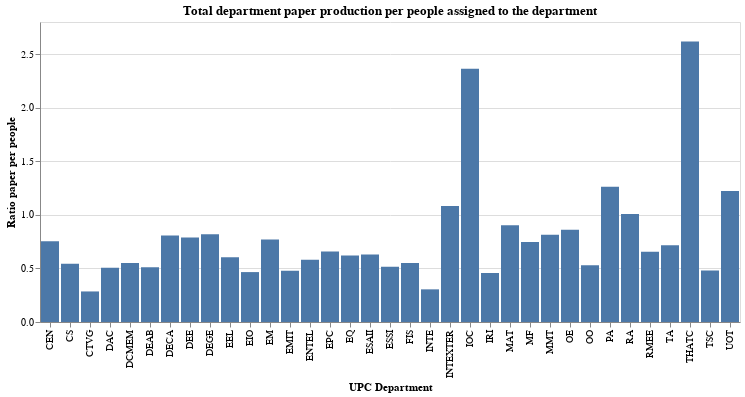

Notebook cell for this chart:
### Markdown cell above
## Exercise 4.2: Making of visualizations
Now we can start making the visualization. We will begin by identifying the objective that we want to fulfill, that is to compare quantities. That can be easilly done by the tipical bar chart with nominal values under and quantities in the vertical axis. We will also sort the bar chart alphabetically. We will see how it looks.

We will define now the title of this visualization. As we are comparing ratios, we considered to name it: "Total department paper production per people assigned to the department". We will also name the axis, takin the ratio axis as: 'Ratio paper per people'; and the UPC Department: 'UPC Department'.

### Code cell
alt.Chart(df4_complete).mark_bar().encode(
    x=alt.X('DEPARTAMENT UPC ACRO:N', title='UPC Department', sort='x'),
    y=alt.Y('RATIO_PAPERS_PER_PEOPLE:Q', title='Ratio paper per people')
).properties (
    title="Total department paper production per people assigned to the department"
)

### Figure 1 — Vega-Lite specification as saved in the notebook (floating-point values rounded to 4 significant figures)
{"config": {"view": {"continuousWidth": 400, "continuousHeight": 300}}, "data": {"name": "data-e87f58eb182ac3e7aad57ba41212a17b"}, "mark": "bar", "encoding": {"x": {"field": "DEPARTAMENT UPC ACRO", "sort": "x", "title": "UPC Department", "type": "nominal"}, "y": {"field": "RATIO_PAPERS_PER_PEOPLE", "title": "Ratio paper per people", "type": "quantitative"}}, "title": "Total department paper production per people assigned to the department", "$schema": "https://vega.github.io/schema/vega-lite/v4.17.0.json", "datasets": {"data-e87f58eb182ac3e7aad57ba41212a17b": [{"index": 0, "DEPARTAMENT UPC ACRO": "CEN", "COUNT_PAPERS": 187, "COUNT_PEOPLE": 248, "RATIO_PAPERS_PER_PEOPLE": 0.754}, {"index": 1, "DEPARTAMENT UPC ACRO": "CS", "COUNT_PAPERS": 1089, "COUNT_PEOPLE": 2004, "RATIO_PAPERS_PER_PEOPLE": 0.5434}, {"index": 2, "DEPARTAMENT UPC ACRO": "CTVG", "COUNT_PAPERS": 150, "COUNT_PEOPLE": 526, "RATIO_PAPERS_PER_PEOPLE": 0.2852}, {"index": 3, "DEPARTAMENT UPC ACRO": "DAC", "COUNT_PAPERS": 1205, "COUNT_PEOPLE": 2377, "RATIO_PAPERS_PER_PEOPLE": 0.5069}, {"index": 4, "DEPARTAMENT UPC ACRO": "DCMEM", "COUNT_PAPERS": 1839, "COUNT_PEOPLE": 3345, "RATIO_PAPERS_PER_PEOPLE": 0.5498}, {"index": 5, "DEPARTAMENT UPC ACRO": "DEAB", "COUNT_PAPERS": 783, "COUNT_PEOPLE": 1534, "RATIO_PAPERS_PER_PEOPLE": 0.5104}, {"index": 6, "DEPARTAMENT UPC ACRO": "DECA", "COUNT_PAPERS": 4721, "COUNT_PEOPLE": 5842, "RATIO_PAPERS_PER_PEOPLE": 0.8081}, {"index": 7, "DEPARTAMENT UPC ACRO": "DEE", "COUNT_PAPERS": 1031, "COUNT_PEOPLE": 1309, "RATIO_PAPERS_PER_PEOPLE": 0.7876}, {"index": 8, "DEPARTAMENT UPC ACRO": "DEGE", "COUNT_PAPERS": 462, "COUNT_PEOPLE": 564, "RATIO_PAPERS_PER_PEOPLE": 0.8191}, {"index": 9, "DEPARTAMENT UPC ACRO": "EEL", "COUNT_PAPERS": 1902, "COUNT_PEOPLE": 3147, "RATIO_PAPERS_PER_PEOPLE": 0.6044}, {"index": 10, "DEPARTAMENT UPC ACRO": "EIO", "COUNT_PAPERS": 798, "COUNT_PEOPLE": 1713, "RATIO_PAPERS_PER_PEOPLE": 0.4658}, {"index": 11, "DEPARTAMENT UPC ACRO": "EM", "COUNT_PAPERS": 611, "COUNT_PEOPLE": 793, "RATIO_PAPERS_PER_PEOPLE": 0.7705}, {"index": 12, "DEPARTAMENT UPC ACRO": "EMIT", "COUNT_PAPERS": 537, "COUNT_PEOPLE": 1121, "RATIO_PAPERS_PER_PEOPLE": 0.479}, {"index": 13, "DEPARTAMENT UPC ACRO": "ENTEL", "COUNT_PAPERS": 553, "COUNT_PEOPLE": 952, "RATIO_PAPERS_PER_PEOPLE": 0.5809}, {"index": 14, "DEPARTAMENT UPC ACRO": "EPC", "COUNT_PAPERS": 645, "COUNT_PEOPLE": 979, "RATIO_PAPERS_PER_PEOPLE": 0.6588}, {"index": 15, "DEPARTAMENT UPC ACRO": "EQ", "COUNT_PAPERS": 2589, "COUNT_PEOPLE": 4167, "RATIO_PAPERS_PER_PEOPLE": 0.6213}, {"index": 16, "DEPARTAMENT UPC ACRO": "ESAII", "COUNT_PAPERS": 1503, "COUNT_PEOPLE": 2386, "RATIO_PAPERS_PER_PEOPLE": 0.6299}, {"index": 17, "DEPARTAMENT UPC ACRO": "ESSI", "COUNT_PAPERS": 262, "COUNT_PEOPLE": 507, "RATIO_PAPERS_PER_PEOPLE": 0.5168}, {"index": 18, "DEPARTAMENT UPC ACRO": "FIS", "COUNT_PAPERS": 3183, "COUNT_PEOPLE": 5792, "RATIO_PAPERS_PER_PEOPLE": 0.5496}, {"index": 19, "DEPARTAMENT UPC ACRO": "INTE", "COUNT_PAPERS": 110, "COUNT_PEOPLE": 361, "RATIO_PAPERS_PER_PEOPLE": 0.3047}, {"index": 20, "DEPARTAMENT UPC ACRO": "INTEXTER", "COUNT_PAPERS": 53, "COUNT_PEOPLE": 49, "RATIO_PAPERS_PER_PEOPLE": 1.082}, {"index": 21, "DEPARTAMENT UPC ACRO": "IOC", "COUNT_PAPERS": 52, "COUNT_PEOPLE": 22, "RATIO_PAPERS_PER_PEOPLE": 2.364}, {"index": 22, "DEPARTAMENT UPC ACRO": "IRI", "COUNT_PAPERS": 236, "COUNT_PEOPLE": 516, "RATIO_PAPERS_PER_PEOPLE": 0.4574}, {"index": 23, "DEPARTAMENT UPC ACRO": "MAT", "COUNT_PAPERS": 3524, "COUNT_PEOPLE": 3906, "RATIO_PAPERS_PER_PEOPLE": 0.9022}, {"index": 24, "DEPARTAMENT UPC ACRO": "MF", "COUNT_PAPERS": 552, "COUNT_PEOPLE": 739, "RATIO_PAPERS_PER_PEOPLE": 0.747}, {"index": 25, "DEPARTAMENT UPC ACRO": "MMT", "COUNT_PAPERS": 572, "COUNT_PEOPLE": 702, "RATIO_PAPERS_PER_PEOPLE": 0.8148}, {"index": 26, "DEPARTAMENT UPC ACRO": "OE", "COUNT_PAPERS": 904, "COUNT_PEOPLE": 1051, "RATIO_PAPERS_PER_PEOPLE": 0.8601}, {"index": 27, "DEPARTAMENT UPC ACRO": "OO", "COUNT_PAPERS": 436, "COUNT_PEOPLE": 823, "RATIO_PAPERS_PER_PEOPLE": 0.5298}, {"index": 28, "DEPARTAMENT UPC ACRO": "PA", "COUNT_PAPERS": 564, "COUNT_PEOPLE": 447, "RATIO_PAPERS_PER_PEOPLE": 1.262}, {"index": 29, "DEPARTAMENT UPC ACRO": "RA", "COUNT_PAPERS": 225, "COUNT_PEOPLE": 223, "RATIO_PAPERS_PER_PEOPLE": 1.009}, {"index": 30, "DEPARTAMENT UPC ACRO": "RMEE", "COUNT_PAPERS": 411, "COUNT_PEOPLE": 626, "RATIO_PAPERS_PER_PEOPLE": 0.6565}, {"index": 31, "DEPARTAMENT UPC ACRO": "TA", "COUNT_PAPERS": 920, "COUNT_PEOPLE": 1284, "RATIO_PAPERS_PER_PEOPLE": 0.7165}, {"index": 32, "DEPARTAMENT UPC ACRO": "THATC", "COUNT_PAPERS": 704, "COUNT_PEOPLE": 269, "RATIO_PAPERS_PER_PEOPLE": 2.617}, {"index": 33, "DEPARTAMENT UPC ACRO": "TSC", "COUNT_PAPERS": 1867, "COUNT_PEOPLE": 3876, "RATIO_PAPERS_PER_PEOPLE": 0.4817}, {"index": 34, "DEPARTAMENT UPC ACRO": "UOT", "COUNT_PAPERS": 578, "COUNT_PEOPLE": 473, "RATIO_PAPERS_PER_PEOPLE": 1.222}]}}
